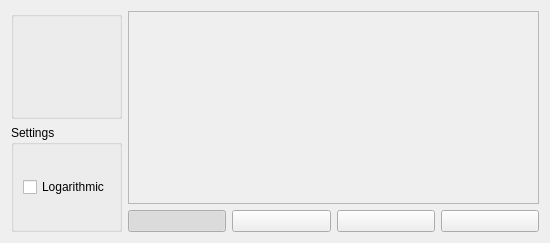
<?xml version="1.0" encoding="UTF-8"?>
<ui version="4.0">
 <class>HistogramAnalyzerWidget</class>
 <widget class="QWidget" name="HistogramAnalyzerWidget">
  <property name="geometry">
   <rect>
    <x>0</x>
    <y>0</y>
    <width>550</width>
    <height>243</height>
   </rect>
  </property>
  <property name="windowTitle">
   <string>Histogram</string>
  </property>
  <property name="windowIcon">
   <iconset resource="../res/icons.qrc">
    <normaloff>:/icons/view-object-histogram-linear.png</normaloff>:/icons/view-object-histogram-linear.png</iconset>
  </property>
  <layout class="QGridLayout" name="gridLayout_2">
   <item row="0" column="0">
    <layout class="QVBoxLayout" name="verticalLayout_2">
     <item>
      <widget class="SourcesSelectionWidget" name="sourcesSelection"/>
     </item>
     <item>
      <widget class="QGroupBox" name="groupBox">
       <property name="title">
        <string>Settings</string>
       </property>
       <layout class="QVBoxLayout" name="verticalLayout_3">
        <item>
         <widget class="QCheckBox" name="logarithmicCheckBox">
          <property name="text">
           <string>Logarithmic</string>
          </property>
         </widget>
        </item>
       </layout>
      </widget>
     </item>
    </layout>
   </item>
   <item row="0" column="2">
    <layout class="QVBoxLayout" name="verticalLayout">
     <item>
      <widget class="QFrame" name="frame">
       <property name="sizePolicy">
        <sizepolicy hsizetype="Expanding" vsizetype="Expanding">
         <horstretch>0</horstretch>
         <verstretch>0</verstretch>
        </sizepolicy>
       </property>
       <property name="frameShape">
        <enum>QFrame::StyledPanel</enum>
       </property>
       <property name="frameShadow">
        <enum>QFrame::Raised</enum>
       </property>
       <layout class="QGridLayout" name="gridLayout">
        <item row="0" column="0">
         <widget class="HistogramViewer" name="histogramViewer" native="true"/>
        </item>
       </layout>
      </widget>
     </item>
     <item>
      <layout class="QHBoxLayout" name="horizontalLayout">
       <item>
        <widget class="QPushButton" name="luminancePushButton">
         <property name="icon">
          <iconset resource="../res/icons.qrc">
           <normaloff>:/icons/histcolor-luminance.png</normaloff>:/icons/histcolor-luminance.png</iconset>
         </property>
         <property name="iconSize">
          <size>
           <width>24</width>
           <height>24</height>
          </size>
         </property>
         <property name="checkable">
          <bool>true</bool>
         </property>
         <property name="checked">
          <bool>true</bool>
         </property>
        </widget>
       </item>
       <item>
        <widget class="QPushButton" name="redPushButton">
         <property name="icon">
          <iconset resource="../res/icons.qrc">
           <normaloff>:/icons/histcolor-red.png</normaloff>:/icons/histcolor-red.png</iconset>
         </property>
         <property name="iconSize">
          <size>
           <width>24</width>
           <height>24</height>
          </size>
         </property>
         <property name="checkable">
          <bool>true</bool>
         </property>
        </widget>
       </item>
       <item>
        <widget class="QPushButton" name="greenPushButton">
         <property name="icon">
          <iconset resource="../res/icons.qrc">
           <normaloff>:/icons/histcolor-green.png</normaloff>:/icons/histcolor-green.png</iconset>
         </property>
         <property name="iconSize">
          <size>
           <width>24</width>
           <height>24</height>
          </size>
         </property>
         <property name="checkable">
          <bool>true</bool>
         </property>
        </widget>
       </item>
       <item>
        <widget class="QPushButton" name="bluePushButton">
         <property name="icon">
          <iconset resource="../res/icons.qrc">
           <normaloff>:/icons/histcolor-blue.png</normaloff>:/icons/histcolor-blue.png</iconset>
         </property>
         <property name="iconSize">
          <size>
           <width>24</width>
           <height>24</height>
          </size>
         </property>
         <property name="checkable">
          <bool>true</bool>
         </property>
        </widget>
       </item>
      </layout>
     </item>
    </layout>
   </item>
  </layout>
 </widget>
 <customwidgets>
  <customwidget>
   <class>SourcesSelectionWidget</class>
   <extends>QGroupBox</extends>
   <header location="global">SourcesSelectionWidget.h</header>
   <container>1</container>
  </customwidget>
  <customwidget>
   <class>HistogramViewer</class>
   <extends>QWidget</extends>
   <header location="global">HistogramViewer.h</header>
   <container>1</container>
  </customwidget>
 </customwidgets>
 <resources>
  <include location="../res/icons.qrc"/>
 </resources>
 <connections/>
</ui>
